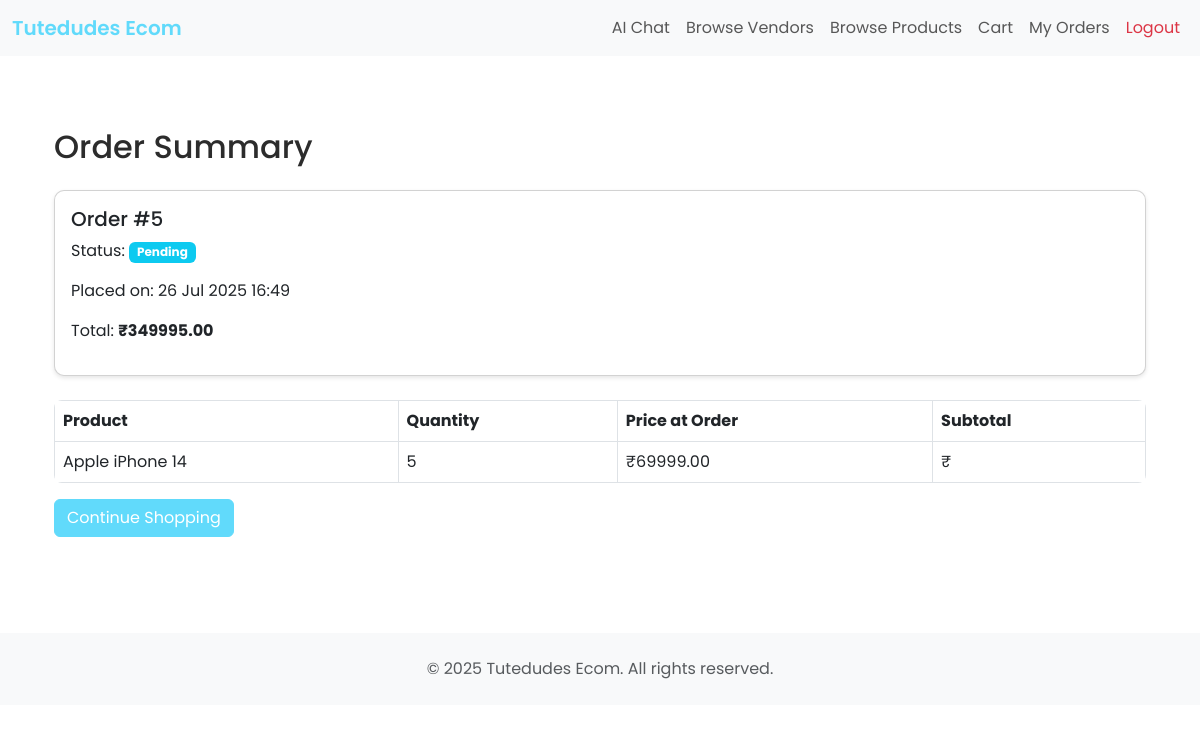
/retailer/order/summary/ (signed in), run on the app's committed database.
### ecomApp/models.py (models this page shows, shortened)
class Order(models.Model):
    STATUS_CHOICES = [
        ('pending', 'Pending'),
        ('processing', 'Processing'),
        ('dispatched', 'Dispatched'),
        ('delivered', 'Delivered'),
        ('cancelled', 'Cancelled'),
    ]
    retailer = models.ForeignKey(settings.AUTH_USER_MODEL, on_delete=models.CASCADE, related_name='orders')
    created_at = models.DateTimeField(auto_now_add=True)
    total_price = models.DecimalField(max_digits=10, decimal_places=2)
    status = models.CharField(max_length=20, choices=STATUS_CHOICES, default='pending')

class OrderItem(models.Model):
    order = models.ForeignKey(Order, on_delete=models.CASCADE, related_name='items')
    product = models.ForeignKey(Product, on_delete=models.CASCADE)
    vendor = models.ForeignKey(settings.AUTH_USER_MODEL, on_delete=models.CASCADE, limit_choices_to={'is_vendor': True}, related_name='order_items', null=True, blank=True)
    quantity = models.PositiveIntegerField()
    price_at_order_time = models.DecimalField(max_digits=10, decimal_places=2)
    delivered = models.BooleanField(default=False)
    added_by = models.CharField(max_length=10, choices=[('AI', 'AI'), ('Manual', 'Manual')], default='Manual')

class Product(models.Model):
    vendor = models.ForeignKey(settings.AUTH_USER_MODEL, on_delete=models.CASCADE, limit_choices_to={'is_vendor': True}, related_name='products')
    category = models.ForeignKey('Category', on_delete=models.SET_NULL, null=True, blank=True, related_name='products')
    name = models.CharField(max_length=255)
    description = models.TextField(blank=True)
    price = models.DecimalField(max_digits=10, decimal_places=2)
    quantity = models.PositiveIntegerField()
    image = models.ImageField(upload_to='product_images/', blank=True, null=True)
    available = models.BooleanField(default=True)
    created_at = models.DateTimeField(auto_now_add=True)
    updated_at = models.DateTimeField(auto_now=True)

### ecomApp/views.py (the view)
# urls.py: path('retailer/order/summary/', views.order_summary, name='order_summary'),
@login_required
@user_passes_test(is_retailer, login_url='/')
def order_summary(request):
    from .models import Order
    order = Order.objects.filter(retailer=request.user).order_by('-created_at').first()
    return render(request, 'order_summary.html', {'order': order})

### ecomApp/views.py (called while the page is built)
def is_retailer(user):
    return user.is_authenticated and getattr(user, 'is_retailer', False)

### ecomApp/templates/order_summary.html (shortened to what this page needs)
{% extends "base.html" %}
{% block content %}
<div class="container py-5">
    <h2 class="mb-4">Order Summary</h2>
    {% if order %}
        <div class="card mb-4">
            <div class="card-body">
                <h5 class="card-title">Order #{{ order.id }}</h5>
                <p>Status: <span class="badge bg-info">{{ order.get_status_display }}</span></p>
                <p>Placed on: {{ order.created_at|date:"d M Y H:i" }}</p>
                <p>Total: <strong>₹{{ order.total_price }}</strong></p>
            </div>
        </div>
        <table class="table table-bordered">
            <thead>
                <tr>
                    <th>Product</th>
                    <th>Quantity</th>
                    <th>Price at Order</th>
                    <th>Subtotal</th>
                </tr>
            </thead>
            <tbody>
                {% for item in order.items.all %}
                <tr>
                    <td>{{ item.product.name }}</td>
                    <td>{{ item.quantity }}</td>
                    <td>₹{{ item.price_at_order_time }}</td>
                    <td>₹{{ item.price_at_order_time|floatformat:2|add:item.quantity|floatformat:2 }}</td>
                </tr>
                {% endfor %}
            </tbody>
        </table>
        <a href="/retailer/products/" class="btn btn-primary">Continue Shopping</a>
    {% else %}
        <div class="alert alert-info">No recent orders found.</div>
        <a href="/retailer/products/" class="btn btn-primary">Browse Products</a>
    {% endif %}
</div>
{% endblock %}

### ecomApp/static/css/style.css (style rules this page uses)
:root { --color-primary: #61dafb; --color-primary-hover: #4FC3F7; --color-primary-disabled: rgba(97,218,251,0.8); --color-bg: #FFFFFF; --color-bg-secondary: #F8F9FA; --color-text: #2C2C2C; --color-text-secondary: #6C757D; }
body { font-family: 'Poppins', sans-serif !important; }
.btn-primary { background-color: var(--color-primary); border-color: var(--color-primary); }
.card { border-radius: 10px; box-shadow: 0 2px 4px rgba(0,0,0,0.1); transition: transform 0.2s; }
.table { border-radius: 8px; overflow: hidden; }
.btn { border-radius: 6px; }
body { background: var(--color-bg); color: var(--color-text); }
a { color: var(--color-primary); }

### ecomApp/templates/base.html (style rules this page uses)
body { font-family: 'Poppins', sans-serif !important; }

### data on the page
Order: id "5", status "Pending", created_at "26 Jul 2025 16:49", total_price "349995.00"
OrderItem: product.name "Apple iPhone 14", quantity "5", price_at_order_time "69999.00"
